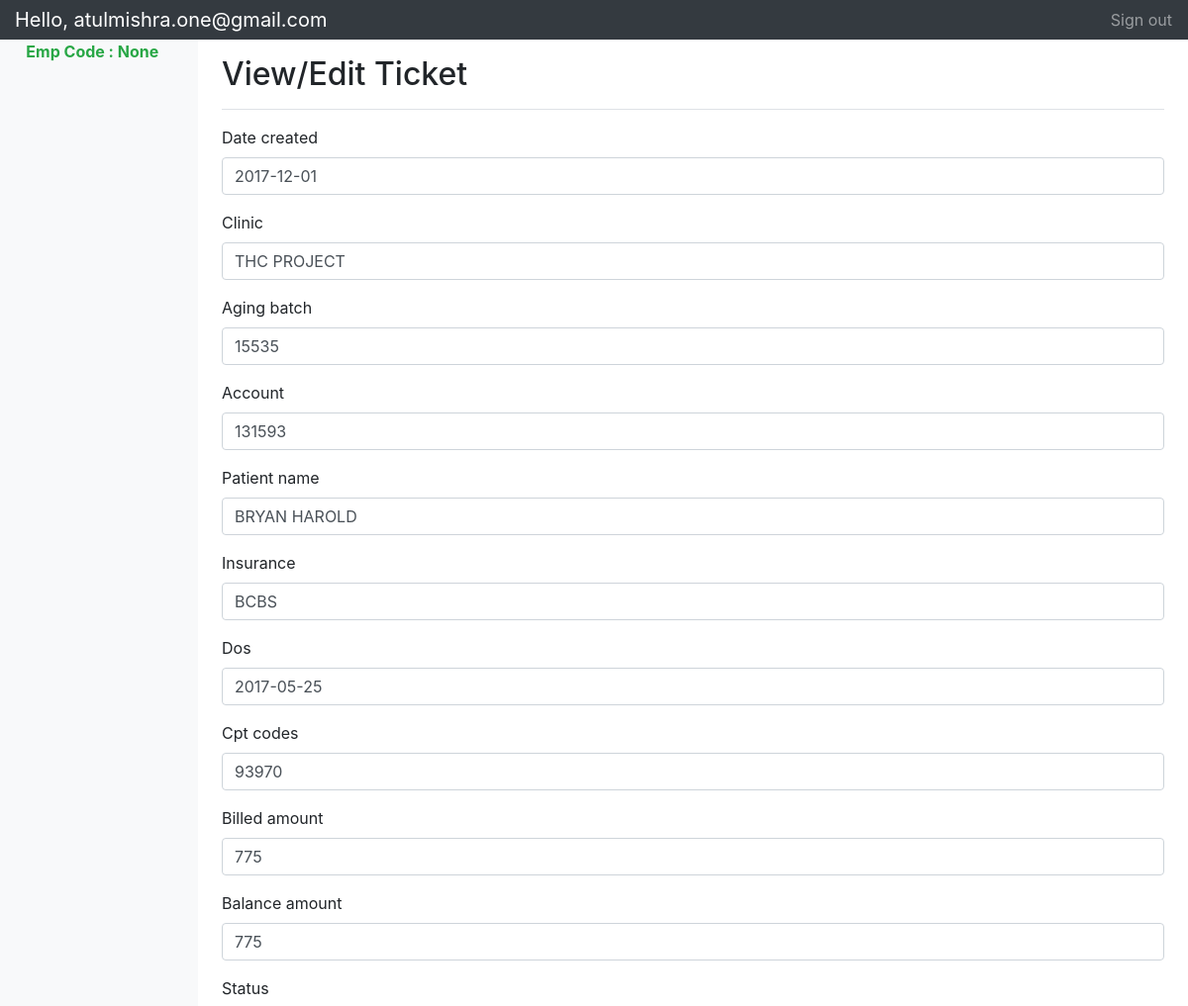
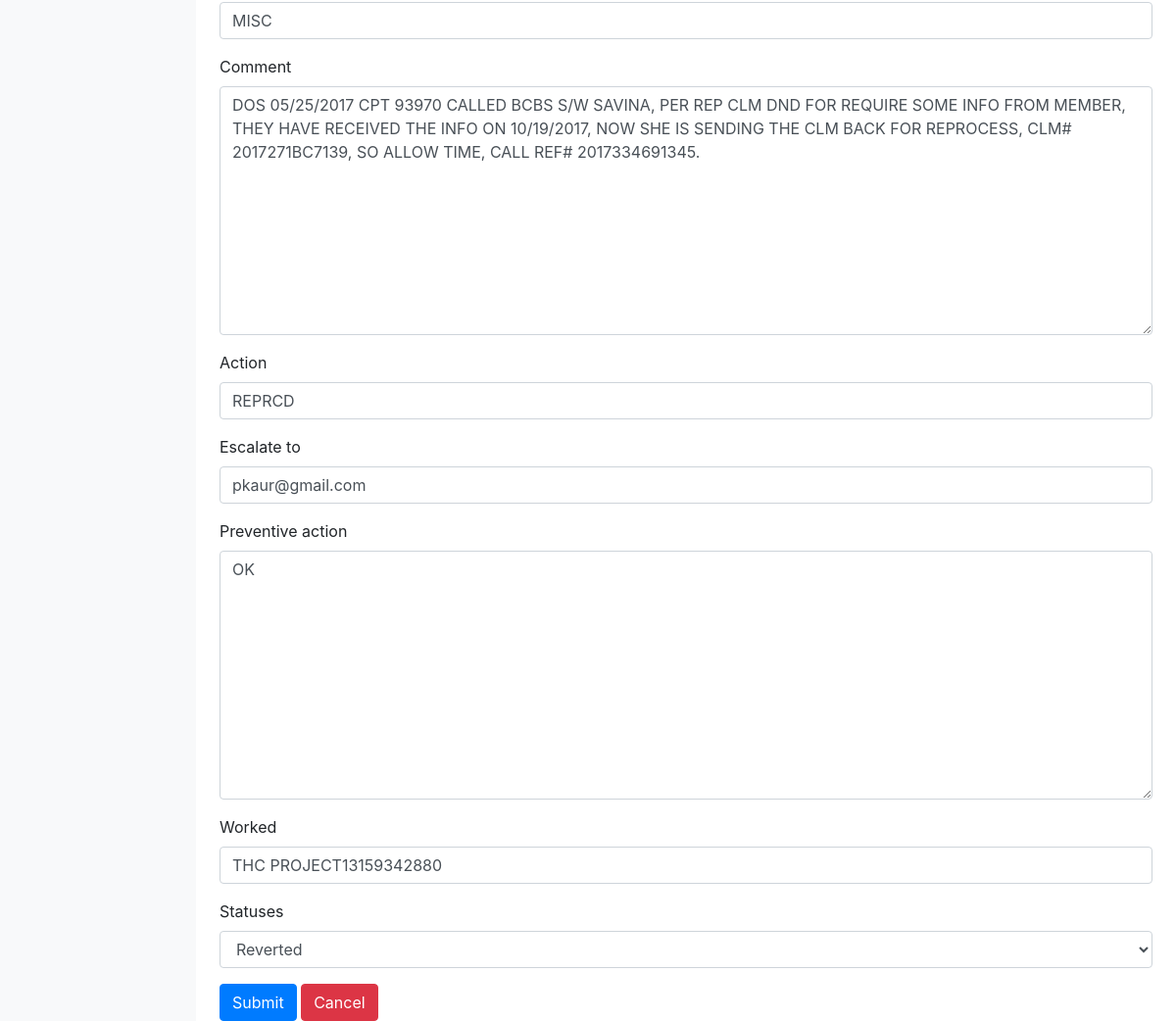
/tickets/edit/41886/ (signed in), run on the app's committed database (2 pictures, top to bottom).
### accounts/models.py (models this page shows, shortened)
class MyUser(AbstractBaseUser, PermissionsMixin):
    email = models.EmailField(unique=True, null=True)
    is_staff = models.BooleanField(
        _('staff status'),
        default=False,
        help_text=_('Designates whether the user can log into this site.'),
    )
    is_active = models.BooleanField(
        _('active'),
        default=True,
        help_text=_(
            'Designates whether this user should be treated as active. '
            'Unselect this instead of deleting accounts.'
        ),
    )
    is_manager = models.BooleanField(
        _('Manager status'),
        default=False
    )
    emp_code = models.CharField(max_length=50, blank=True, null=True)
    image = models.ImageField(blank=True)
    USERNAME_FIELD = 'email'
    objects = MyUserManager()
    def __str__(self):
        return self.email
    class Meta:
        verbose_name = "User"
        verbose_name_plural = "Users"

### tickets/models.py (models this page shows, shortened)
class Ticket(models.Model):
    REJECTED = 1  # Manager can this <=pending>
    CLOSED = 2  # Manager can do this
    SUBMITTED = 3  # User can do this and manager
    STATUSES = (
        (REJECTED, 'Reverted'),
        (CLOSED, 'Closed'),
        (SUBMITTED, 'Submitted')
    )
    date_created = models.CharField(max_length=20, null=True)
    clinic = models.CharField(max_length=50, null=True)
    aging_batch = models.CharField(max_length=50, null=True)
    account = models.CharField(max_length=50, null=True)
    patient_name = models.CharField(max_length=50, null=True)
    insurance = models.CharField(max_length=100, null=True)
    dos = models.CharField(max_length=255, blank=True, null=True)
    cpt_codes = models.CharField(max_length=100, null=True)
    billed_amount = models.CharField(null=True, max_length=20)
    balance_amount = models.CharField(null=True, max_length=20)
    status = models.CharField(max_length=60, null=True)
    comment = models.TextField(blank=True, null=True)
    action = models.CharField(max_length=60, null=True)
    escalate_to = models.CharField(max_length=100, null=True)
    preventive_action = models.TextField(null=True)
    worked = models.CharField(max_length=255, blank=True, null=True)
    statuses = models.IntegerField(choices=STATUSES, default=SUBMITTED)
    form_user = models.ForeignKey(MyUser, on_delete=models.CASCADE, related_name='form_user', default=1)
    class Meta:
        ordering = ['-id']

### tickets/views.py (the view)
# urls.py: url(r'^tickets/edit/(?P<id>[0-9]+)/$', edit_ticket),
@login_required
def edit_ticket(request, id):
    obj = get_object_or_404(Ticket, pk=id)
    if request.method == 'POST':
        form = EditTicketForm(request.POST, instance=obj)
        if form.is_valid():
            user = MyUser.objects.get(pk=request.user.id)
            form.save(user_id=user)
            messages.success(request, 'Ticket submission successful')
            return redirect('/tickets/list/')
    else:
        form = EditTicketForm(instance=obj, initial={'escalate_to': obj.form_user})
    return render(request, 'tickets/edit.html', {'form': form})

### tickets/forms.py (shortened to what this page needs)
class EditTicketForm(ModelForm):
    class Meta:
        model = Ticket
        exclude = ('escalated', 'form_user')

### templates/tickets/edit.html (shortened to what this page needs)
<!doctype html>
<html lang="en">
<head>
    {% load bootstrap4 %}
    {% bootstrap_css %}
</head>
<body>
<nav class="navbar navbar-dark sticky-top bg-dark flex-md-nowrap p-0">
    <a class="navbar-brand col-sm-3 col-md-2 mr-0" href="#">Hello, {{user}}</a>
    <ul class="navbar-nav px-3">
        <li class="nav-item text-nowrap">
            <a class="nav-link" href="/logout">Sign out</a>
        </li>
    </ul>
</nav>
<div class="container-fluid">
    <div class="row">
        <nav class="col-md-2 d-none d-md-block bg-light sidebar">
            <div class="sidebar-sticky">
                <ul class="nav flex-column">
                    <li class="nav-item">
                        <strong class="text text-success">
                            &nbsp;&nbsp;&nbsp;Emp Code : {{user.emp_code}}</strong>
                    </li>
                </ul>
            </div>
        </nav>
        <main role="main" class="col-md-9 ml-sm-auto col-lg-10 pt-3 px-4">
            <div class="d-flex justify-content-between flex-wrap flex-md-nowrap align-items-center pb-2 mb-3 border-bottom">
                <h1 class="h2">View/Edit Ticket</h1>
            </div>
            <form method="post" class="form" id="edit">
                {% bootstrap_form form %}
                {% buttons %}
                    <button type="submit" class="btn btn-primary">Submit</button>
                    <a class="btn btn-danger" href="/accounts/profile">Cancel</a>
                {% endbuttons %}
            </form>
        </main>
    </div>
</div>
</body>
</html>

### data on the page
MyUser: email "atulmishra.one@gmail.com", emp_code "None"
Ticket: date_created "2017-12-01", clinic "THC PROJECT", aging_batch "15535", account "131593", patient_name "BRYAN HAROLD", insurance "BCBS", dos "2017-05-25", cpt_codes "93970", billed_amount "775", balance_amount "775", status "MISC", comment "DOS 05/25/2017 CPT 93970 CALLED BCBS S/W SAVINA, PER REP CLM DND FOR REQUIRE SOME INFO FROM MEMBER, THEY HAVE RECEIVED THE INFO ON 10/19/2017, NOW SHE IS SENDING THE CLM BACK FOR REPROCESS, CLM# 2017271BC7139, SO ALLOW TIME, CALL REF# 2017334691345.", action "REPRCD", escalate_to "pkaur@gmail.com", preventive_action "OK", worked "THC PROJECT13159342880", statuses "Reverted"
